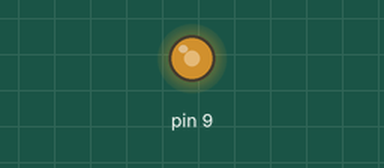
The sketch below on a simulated Arduino Uno, built with avr-gcc and run on an emulated ATmega328P. Shown: output pins drawn as LEDs (lit = HIGH).

Above: at 0.05 s.
At 0.45 s:
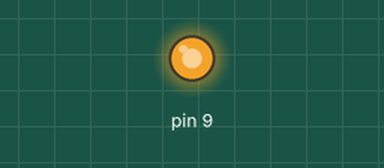
At 0.9 s:
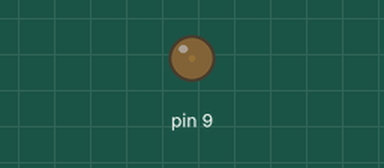
At 1.2 s:
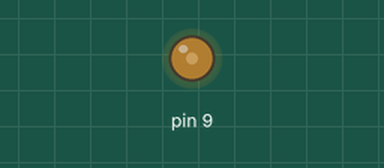
Timing chart, 0 to 3.0 s (numbered marks = the images above):
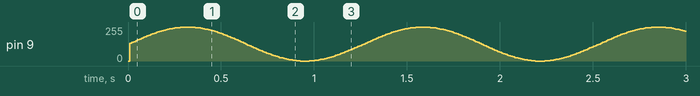

The sketch:

OOP03BreathingLight_SineCurve.ino
```cpp
#include"BL.h"


BL led1{9,10};

void setup() {
  led1.begin();
}

void loop() {
  led1.update();
}
```

BL.cpp
```cpp
#include "Arduino.h"
#include "BL.h"
BL::BL(byte pin,unsigned long interval){
  _pin=pin;
  _interval=interval;
  _angle=0.0f;
 _lastTime=0;
}

void BL::begin(){
  pinMode(_pin, OUTPUT);
}
void BL::update(){
  unsigned long currentTime=millis();
  if(currentTime-_lastTime>=_interval){
    _lastTime=currentTime;
    _angle+=0.05f;
    if(_angle>=6.28318){ //2*pi 约为6.28318
      _angle=0.0f;
    }
    float brightness=127.5+127.5*sin(_angle);
    brightness=constrain((int)brightness, 0, 255);
    analogWrite(_pin, brightness);
  }
}
```

BL.h
```cpp
#pragma once
#include "Arduino.h"
class BL{
  private:
    byte _pin;
    unsigned long _interval;
    unsigned long _lastTime;
    float _angle;

  public:
    BL(byte ,unsigned long);
    void begin();
    void update();
};
```
